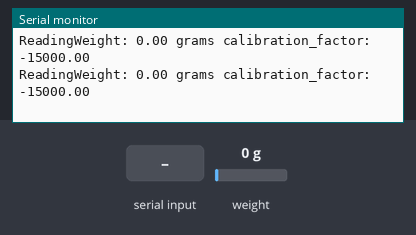
A sketch run on a simulated Arduino Uno, built with avr-gcc and run on an emulated ATmega328P. On the bench: the last lines printed to the serial monitor. Inputs (shaded band) come from the test bench; at power-on: weight on the scale 0 g.

Above: at 3.3 s.
3.4 s: weight on the scale set to 100 g
At 3.41 s:
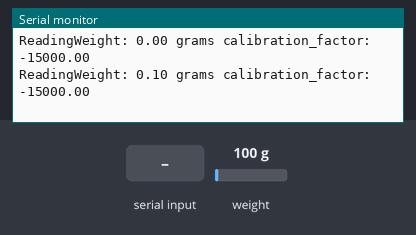
6.4 s: "+" received over Serial
At 6.56 s:
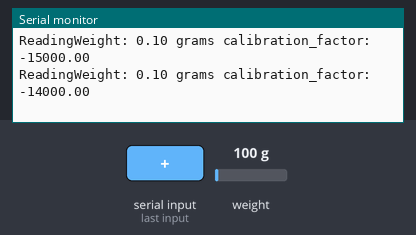
9.4 s: "a" received over Serial
At 9.5 s:
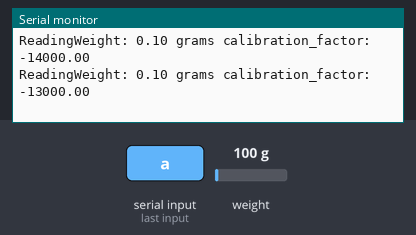
12.4 s: weight on the scale set to 1250 g
At 12.44 s:
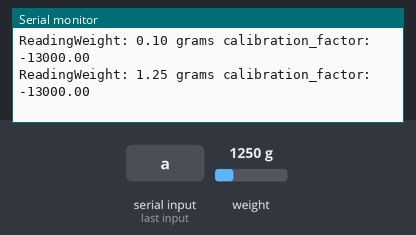
Timing chart, 0 to 15.4 s (numbered marks = the images above; inputs shaded):
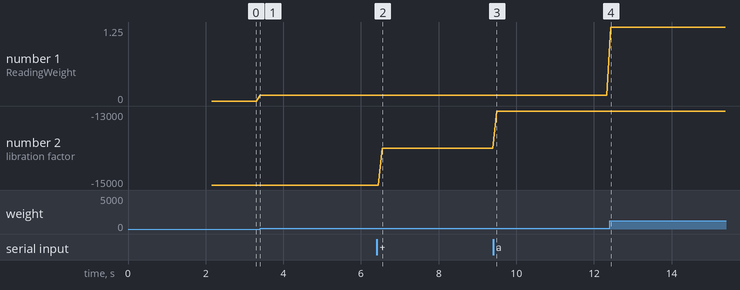

Measured:
- after the input at 3.4 s, the serial monitor: prints a new line at once (image 1)
- after the input at 6.4 s, the serial monitor: prints a new line after 0.15 s (image 2)
- after the input at 9.4 s, the serial monitor: prints a new line after 0.09 s (image 3)
- after the input at 12.4 s, the serial monitor: prints a new line at once (image 4)
- plotted number 1: 0 → 0.1 after the input at 3.4 s, 0.1 → 1.25 after the input at 12.4 s
- plotted number 2: -15000 → -14000 after the input at 6.4 s, -14000 → -13000 after the input at 9.4 s

The sketch:

hx711_cali.ino
```cpp
#include "HX711.h"
#define DOUT  3
#define CLK  2
HX711 scale(DOUT, CLK);
float calibration_factor = -15000; // this calibration factor must be adjusted according to your load cell
float units;
void setup (){
 Serial.begin(9600);
 Serial.println("HX711 calibration sketch");
 Serial.println("Remove all weight from scale");
 Serial.println("After readings begin, place known weight on scale");
 Serial.println("Press + or a to increase calibration factor");
 Serial.println("Press - or z to decrease calibration factor");
  scale.set_scale(calibration_factor); //Adjust to this calibration factor
 scale.tare();  //Reset the scale to 0
 long zero_factor = scale.read_average(); //Get a baseline reading
 Serial.print("Zero factor: "); //This can be used to remove the need to tare the scale. Useful in permanent scale projects.
 Serial.println(zero_factor);
}
void loop() {
 Serial.print("Reading");
 units = scale.get_units(), 5;
/* if (units < 0)
{
   units = 0.00;
}*/
  Serial.print("Weight: ");
 Serial.print(units);
 Serial.print(" grams");
 Serial.print(" calibration_factor: ");
 Serial.print(calibration_factor);
 Serial.println();
 if(Serial.available())
 {
   char temp = Serial.read();
   if(temp == '+' || temp == 'a')
     calibration_factor += 1000;
   else if(temp == '-' || temp == 'z')
     calibration_factor -= 1000;
 }
 if(Serial.available())
 {
   char temp = Serial.read();
   if(temp == 't' || temp == 'T')
     scale.tare();  //Reset the scale to zero
 }
}
```
